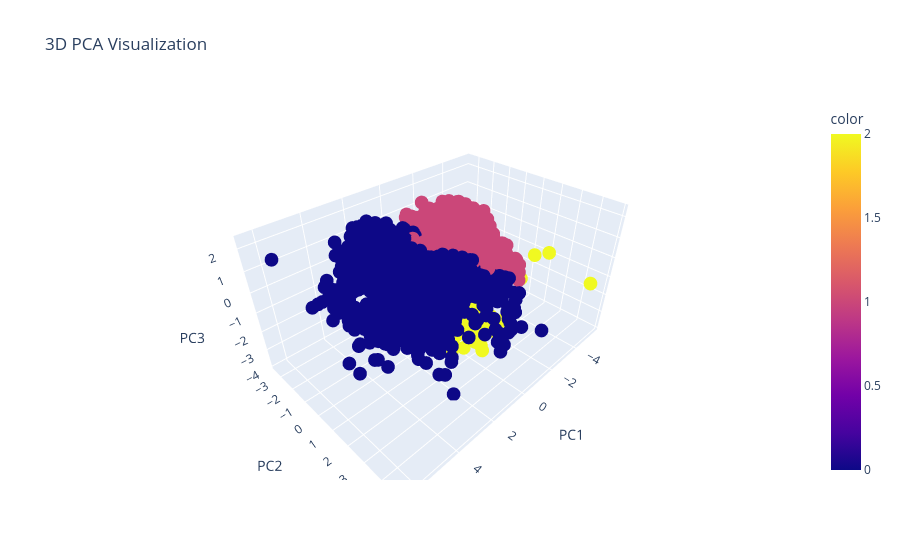

The notebook cell saved with this chart:
### Code cell
from sklearn.cluster import AgglomerativeClustering
agg_hierarchy = AgglomerativeClustering(n_clusters=3)
agg_hierarchy.fit_predict(trans_pca[:, :3])
import plotly.express as px
pca_df = pd.DataFrame(
    trans_pca[:, :3],  # Select the first 3 principal components
    columns=['PC1', 'PC2', 'PC3']
)

# 3D Scatter Plot
fig = px.scatter_3d(
    pca_df,
    x='PC1',
    y='PC2',
    z='PC3',
    title='3D PCA Visualization',
    color=agg_hierarchy.labels_  # Color points based on cluster labels
)

fig.show()

### Figure 1 — Plotly figure (JSON) as saved in the notebook; plotly's stock layout.template omitted (floating-point values rounded to 4 significant figures; data arrays with more than 128 entries replaced by an {"elided": "..."} marker saying what was removed)
{"data": [{"hovertemplate": "PC1=%{x}<br>PC2=%{y}<br>PC3=%{z}<br>color=%{marker.color}<extra></extra>", "legendgroup": "", "marker": {"color": {"elided": "2239 int values"}, "coloraxis": "coloraxis", "symbol": "circle"}, "mode": "markers", "name": "", "scene": "scene", "showlegend": false, "type": "scatter3d", "x": {"elided": "2239 float values"}, "y": {"elided": "2239 float values"}, "z": {"elided": "2239 float values"}}], "layout": {"coloraxis": {"colorbar": {"title": {"text": "color"}}, "colorscale": [[0, "#0d0887"], [0.1111, "#46039f"], [0.2222, "#7201a8"], [0.3333, "#9c179e"], [0.4444, "#bd3786"], [0.5556, "#d8576b"], [0.6667, "#ed7953"], [0.7778, "#fb9f3a"], [0.8889, "#fdca26"], [1, "#f0f921"]]}, "legend": {"tracegroupgap": 0}, "scene": {"domain": {"x": [0, 1], "y": [0, 1]}, "xaxis": {"title": {"text": "PC1"}}, "yaxis": {"title": {"text": "PC2"}}, "zaxis": {"title": {"text": "PC3"}}}, "title": {"text": "3D PCA Visualization"}}}
